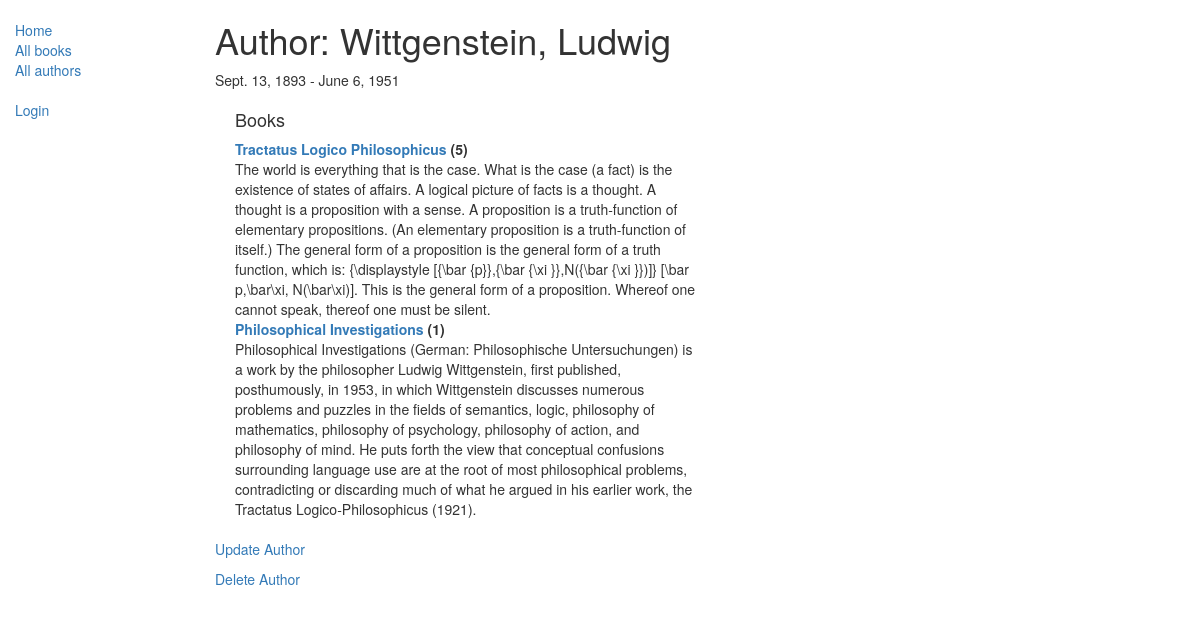
The app's page /catalog/author/1 with its own data.
### catalog/models.py (models this page shows, shortened)
class Author(models.Model):
    first_name = models.CharField(max_length=100)
    last_name = models.CharField(max_length=100)
    date_of_birth = models.DateField(null=True, blank=True)
    date_of_death = models.DateField('Died', null=True, blank=True)
    def __str__(self):
        return '%s, %s' % (self.last_name, self.first_name)

class Book(models.Model):
    title = models.CharField(max_length=200)
    author = models.ForeignKey('Author', on_delete=models.SET_NULL, null=True)
    summary = models.TextField(max_length=1000, help_text="Enter a brief derscription of the book")
    isbn = models.CharField('ISBN', max_length=13, help_text="Select an ISBN for this book")
    genre = models.ManyToManyField(Genre, help_text="Select a genre for this book")
    language = models.ForeignKey('Language', on_delete=models.SET_NULL, null=True)
    def __str__(self):
        return self.title
    def display_genre(self):
        """
        Creates a string for the Genre. This is required to display genre in Admin.
        """
        return ', '.join([ genre.name for genre in self.genre.all()[:3] ])
    display_genre.short_description = "Genre"

### catalog/views.py (the view)
# urls.py: url(r'^author/(?P<pk>\d+)$', views.AuthorDetailView.as_view(), name='author-detail'),
class AuthorDetailView(generic.DetailView):
    model = Author

### catalog/templates/catalog/author_detail.html
{% extends "base_generic.html" %}
{% block content %}
  <div class="content">
    <h1>Author: {{ author }}</h1>
    <p>{{author.date_of_birth}} - {% if author.date_of_death %}{{author.date_of_death}}{% endif %}</p>
    <div style="margin-left:20px;margin-top:20px">
      <h4>Books</h4>
      <dl>
        {% for book in author.book_set.all %}
        <dt><a href="{% url 'book-detail' book.pk %}">{{book}}</a> ({{book.bookinstance_set.all.count}})</dt>
          <dd>{{book.summary}}</dd>
        {% endfor %}
      </dl>
    </div>
    <p><a href="{% url 'author_update' author.pk %}">Update Author</a></p>
    <p><a href="{% url 'author_delete' author.pk %}">Delete Author</a></p>
  </div>
{% endblock %}

### catalog/static/css/styles.css (style rules this page uses)
.content { width: 50%; }

### records on screen
Author: last_name+first_name "Wittgenstein, Ludwig", date_of_birth "Sept. 13, 1893", date_of_death "June 6, 1951"
Book: title "Tractatus Logico Philosophicus", bookinstance_set.all.count "5", summary "The world is everything that is the case. What is the case (a fact) is the existence of states of affairs. A logical picture of facts is a thought. A thought is a proposition with a sense. A proposition is a truth-function of elementary propositions. (An elementary proposition is a truth-function of itself.) The general form of a proposition is the general form of a truth function, which is: {\\displaystyle [{\\bar {p}},{\\bar {\\xi }},N({\\bar {\\xi }})]} [\\bar p,\\bar\\xi, N(\\bar\\xi)]. This is the general form of a proposition. Whereof one cannot speak, thereof one must be silent."
Book: title "Philosophical Investigations", bookinstance_set.all.count "1", summary "Philosophical Investigations (German: Philosophische Untersuchungen) is a work by the philosopher Ludwig Wittgenstein, first published, posthumously, in 1953, in which Wittgenstein discusses numerous problems and puzzles in the fields of semantics, logic, philosophy of mathematics, philosophy of psychology, philosophy of action, and philosophy of mind. He puts forth the view that conceptual confusions surrounding language use are at the root of most philosophical problems, contradicting or discarding much of what he argued in his earlier work, the Tractatus Logico-Philosophicus (1921)."
